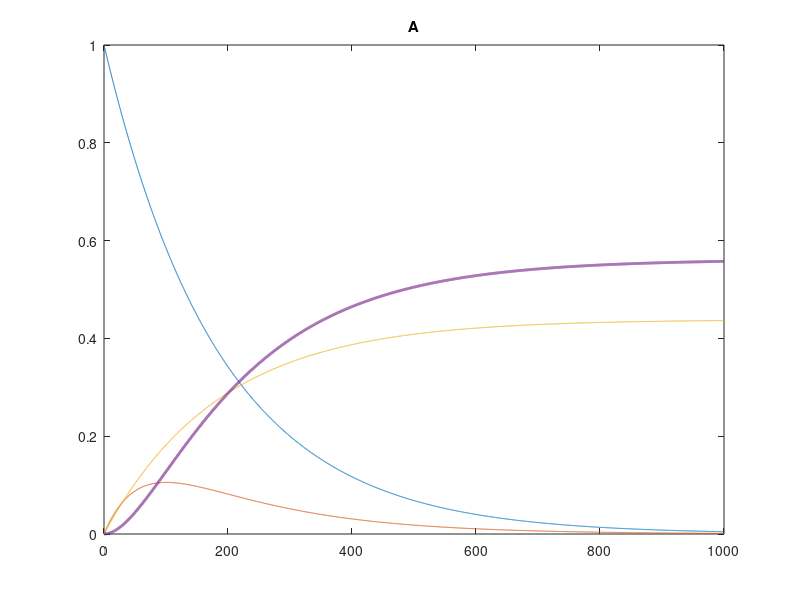

Recreate this plot in MATLAB. (Note: this script raises an error after producing the figure.)

%% parameters
par.a=80/365;     %bitting frequiency (per day)
par.g=1/10;       %mosquito death rate (per day)
par.r=1/60;       %rate of blood stage infection clearance
par.omega=1/425;  %hypnozoites death rate
par.nu=5;         %Number of hypnozoites per bite
par.alpha=1/332;  %hypnozoites death rate

%% discretization 
tmax=1000;  %total simulation time
step=5000;   %number of steps
h=tmax/step;   %step size

%% Pre-alocating space

t=zeros(step,1);
p=zeros(step+1,1);                    %probability of no hypnozoites given blood-stage infection

lambda=zeros(step+1,1);               %Force of reinfection

Prob_nohyp_giv_noInf=zeros(step+1,1);

k_T=zeros(step+1,1);                  %Averaze size of hypnozoite reservoir

k1=zeros(step+1,1);                   %probability of having 1 hypnozoite given no blood-stage infection


for j=1:step
t(j+1)=j*h;
    
    lambda(j)=0.005;
    
    %%Functions within-host model
    
    pH=@(tau) exp(-(par.alpha+par.omega)*tau);  %eqn (7)
    pA=@(tau) par.alpha*(exp(-par.r*tau)-exp(-(par.alpha+par.omega)*tau))/(par.alpha+par.omega-par.r);    %eqn (8)
    
    pC=@(tau) (par.alpha/(par.alpha+par.omega))*(1-pH(tau))-pA(tau); %eqn (9)
    
    pD=@(tau) (par.omega/(par.alpha+par.omega))*(1-pH(tau));%eqn (10)
  
    q_t=trapz(t(1:j+1),lambda(1:j+1));          %eqn (11)
    
    NoHyp_int=trapz(t(1:j+1),lambda(1:j+1)./(1+par.nu*exp(-(par.alpha+par.omega)*(t(j+1)-t(1:j+1)))));
    NoHyp=exp(-q_t+NoHyp_int);   %Prob of no hypnozoite ( eqn (14))
    
    NoRel_Inf_int=trapz(t(1:j+1),lambda(1:j+1).*(1-exp(-par.r*(t(j+1)-t(1:j+1))))./(1+(par.nu*par.alpha/(par.alpha+par.omega-par.r))*(exp(-par.r*(t(j+1)-t(1:j+1)))-exp(-(par.alpha+par.omega)*(t(j+1)-t(1:j+1))))));
    NoRel_Inf=exp(-q_t+NoRel_Inf_int);  %Prob of no relapse, no primary infection ( eqn (15))
    
    NoHyp_Rel_Inf_int=trapz(t(1:j+1),lambda(1:j+1).*(1-exp(-par.r*(t(j+1)-t(1:j+1))))./(1+(par.nu/(par.alpha+par.omega-par.r))*(par.alpha*exp(-par.r*(t(j+1)-t(1:j+1)))+(par.omega-par.r)*exp(-(par.alpha+par.omega)*(t(j+1)-t(1:j+1))))));
    NoHyp_Rel_Inf=exp(-q_t+NoHyp_Rel_Inf_int);   %Prob of no hypnozoite, no relapse, no primary infection ( eqn (16))
    
    k_T_int=trapz(t(1:j+1),(lambda(1:j+1).*(1-exp(-par.r*(t(j+1)-t(1:j+1)))).*(par.nu*pH(t(j+1)-t(1:j+1))))./(1+par.nu*pA(t(j+1)-t(1:j+1))).^2);  %  ( see integration part of eqn (18))
 
    Prob_nohyp_giv_noInf(j+1)=(NoHyp_Rel_Inf)/NoRel_Inf;
    
 %% Calculating p (prob of no hypnozoite given infection)
 
    p(j+1)=(NoHyp-NoHyp_Rel_Inf)/(1-NoRel_Inf);  %  (eqn (13))
    
     %% Average hypnozoite reservoir size k_T(t)
    
    k_T(j+1)=k_T_int/(1-Prob_nohyp_giv_noInf(j+1)); % (see eqn (18))

     %% Calculating k1(t)
    
    k1_int=trapz(t(1:j+1),(lambda(1:j+1).*(1-exp(-par.r*(t(j+1)-t(1:j+1)))).*(par.nu*pH(t(j+1)-t(1:j+1)))./((1+par.nu*(pH(t(j+1)-t(1:j+1))+pA(t(j+1)-t(1:j+1)))).^2))); % integral part of eqn (17) 
    
    g0_g1=NoHyp_Rel_Inf/(NoRel_Inf);  % eqn (17)
    
    
    k1(j+1)=g0_g1*k1_int/(1-Prob_nohyp_giv_noInf(j+1)); %Prob of 1 hypnozoite given no infection (eqn (20) for i=1)
    
    
end

%% Figure 4
% figure
% subplot(1,2,1)
plot(t,pH(t),t,pA(t),t,pD(t),t,pC(t),'linewidth',2)
title('A')
ax = gca;
ax.FontSize = 18; 
xlabel('Time (Days)','fontweight','bold','Fontsize',22)
ylabel('Probability','fontweight','bold','Fontsize',22)
hl = legend('$p_B(t)$','$p_A(t)$','$p_D(t)$','$p_C(t)$','fontsize',22);
set(hl, 'Interpreter','latex')
hold on
% subplot(1,2,2)
% yyaxis left
% plot(t(2:end),p(2:end),'linewidth',2)
% hold on
% plot(t(2:end),k1(2:end),'linewidth',2)
% 
% ylabel('Probability','fontweight','bold','Fontsize',22)
% % hold on
% yyaxis right
% plot(t(2:end),k_T(2:end),'linewidth',2)
% title('B')
% 
% ax = gca;
% ax.FontSize = 18;
% xlabel('Time (days)','fontweight','bold','Fontsize',22)
% ylabel('$k_T$','fontweight','bold','Fontsize',22,'Interpreter','latex')
% % ylabel('$Total relapse rate$','fontweight','bold','Fontsize',20,'Interpreter','Latex')
% hl = legend('$p(t)$','$k_1(t)$','$ k_T(t)$','fontsize',22);
% set(hl, 'Interpreter','latex')

